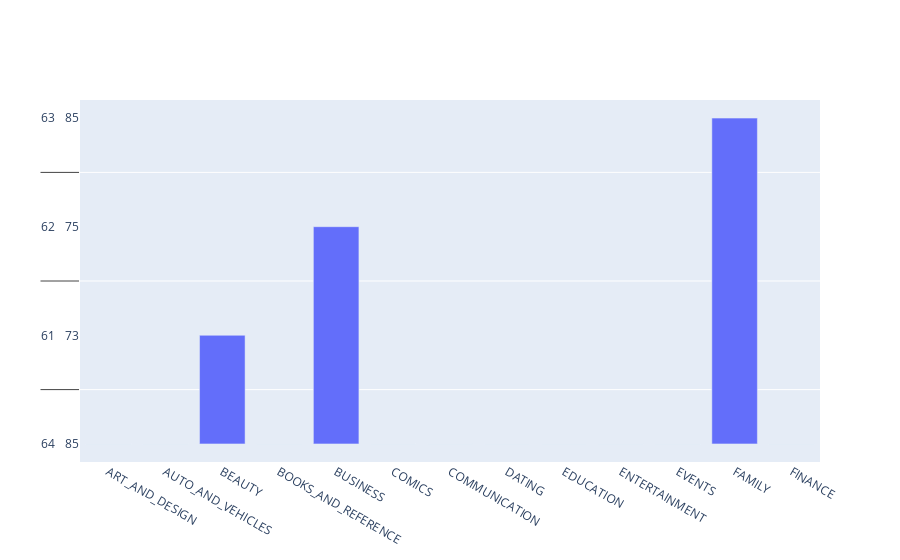

The notebook cell this image was saved under:
### Markdown cell above
## 4. Exploring app categories
<p>With more than 1 billion active users in 190 countries around the world, Google Play continues to be an important distribution platform to build a global audience. For businesses to get their apps in front of users, it's important to make them more quickly and easily discoverable on Google Play. To improve the overall search experience, Google has introduced the concept of grouping apps into categories.</p>
<p>This brings us to the following questions:</p>
<ul>
<li>Which category has the highest share of (active) apps in the market? </li>
<li>Is any specific category dominating the market?</li>
<li>Which categories have the fewest number of apps?</li>
</ul>
<p>We will see that there are <code>33</code> unique app categories present in our dataset. <em>Family</em> and <em>Game</em> apps have the highest market prevalence. Interestingly, <em>Tools</em>, <em>Business</em> and <em>Medical</em> apps are also at the top.</p>

### Code cell
import plotly
plotly.offline.init_notebook_mode(connected=True)
import plotly.graph_objs as go

# Print the total number of unique categories
num_categories = apps.groupby("Category")
print('Number of categories = ', num_categories)

# Count the number of apps in each 'Category'. 
num_apps_in_category = num_categories.count()

# Sort num_apps_in_category in descending order based on the count of apps in each category
sorted_num_apps_in_category = num_apps_in_category.sort_values("App", ascending=False)

data = [go.Bar(
        x = num_apps_in_category.index, # index = category name
        y = num_apps_in_category.values, # value = count
)]

plotly.offline.iplot(data)

### Figure 1 — Plotly figure (JSON) as saved in the notebook; plotly's stock layout.template omitted (floating-point values rounded to 4 significant figures; data arrays with more than 128 entries replaced by an {"elided": "..."} marker saying what was removed)
{"data": [{"type": "bar", "x": ["ART_AND_DESIGN", "AUTO_AND_VEHICLES", "BEAUTY", "BOOKS_AND_REFERENCE", "BUSINESS", "COMICS", "COMMUNICATION", "DATING", "EDUCATION", "ENTERTAINMENT", "EVENTS", "FAMILY", "FINANCE", "FOOD_AND_DRINK", "GAME", "HEALTH_AND_FITNESS", "HOUSE_AND_HOME", "LIBRARIES_AND_DEMO", "LIFESTYLE", "MAPS_AND_NAVIGATION", "MEDICAL", "NEWS_AND_MAGAZINES", "PARENTING", "PERSONALIZATION", "PHOTOGRAPHY", "PRODUCTIVITY", "SHOPPING", "SOCIAL", "SPORTS", "TOOLS", "TRAVEL_AND_LOCAL", "VIDEO_PLAYERS", "WEATHER"], "y": {"elided": "33x13 int values"}}], "layout": {}}
